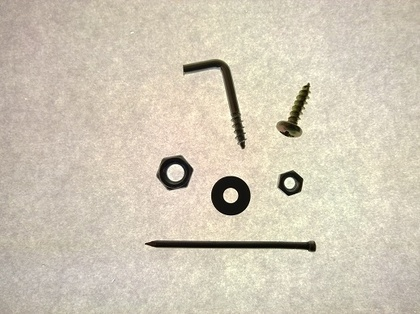
%> input picture Compresion/test_img.jpg, 420 x 314 px, shrunk from 519 x 388 before the run
$ octave --eval "result = poi_multiescala(rgb2gray(imread('../Compresion/test_img.jpg')));"   (GNU Octave 9; MATLAB toolbox functions it lacks are replaced by stand-ins)
%> lines starting %> are read from the running program, lines starting %| are printed output that depends on the picture
function [lista,acu]=poi_multiescala(Iin,sigma,k,umbral)
% hace una busqueda multiescala de puntos de interes para las escalas
% (sqrt(2))^(i-1)*sigma, donde i varia de 1 a k

% inicializacion
if (nargin < 4)
    umbral=0;
end

if (nargin < 3)
    k = 6;
end

if (nargin < 2)
    sigma = 0.5;
end

lista=[];
acu=zeros([size(Iin) k+1]);

% filtro de gausiana
ngauss = max(ceil(6*sigma), 1);
if ~mod(ngauss,2)    % asegurar que es impar
    ngauss = ngauss+1;
end
k1=fspecial('gaussian', ngauss, sigma);

if ~isa(Iin,'double')
    Iin=double(Iin);
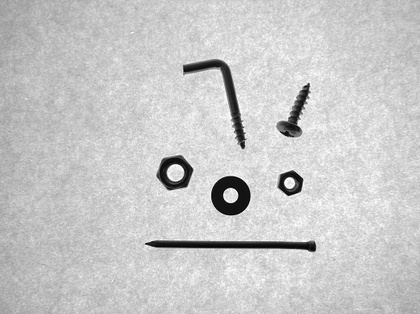
%> Iin: size 314x420 double; min 0, max 254, mean 200.1
end

% Crear el acumulador con las aproximaciones de las laplacianas de gausiana
% mediante diferencia de gausianas.

I1=Iin;

for l=1:k
%     I2=imfilter(I1,k1);
%     acu(:,:,l+1)=I2-I1;
    ngauss = max(ceil(6*l*sigma), 1);
    if ~mod(ngauss,2)    % asegurar que es impar
        ngauss = ngauss+1;
    end
    k1=(l*sigma)^2*fspecial('log', ngauss, l*sigma);

    acu(:,:,l)=imfilter(Iin,k1);
%     I1=I2;
end

% Buscar maximos locales
indices=[
          -1 -1 -1;
          -1  0 -1;
          -1  1 -1;
           0 -1 -1;
           0  0 -1;
           0  1 -1;
           1 -1 -1;
           1  0 -1;
           1  1 -1;
          -1 -1  0;
          -1  0  0;
          -1  1  0;
           0 -1  0;
           0  0  0; % punto analizado (posicion 14)
           0  1  0;
           1 -1  0;
           1  0  0;
           1  1  0;
          -1 -1  1;
          -1  0  1;
          -1  1  1;
           0 -1  1;
           0  0  1;
           0  1  1;
           1 -1  1;
           1  0  1;
           1  1  1];
filas=2:(size(acu,1)-1);
%> filas = 312 values from 2 to 313
columnas=2:(size(acu,2)-1);
%> columnas = 418 values from 2 to 419
% acu2=zeros(size(Iin));
for l=2:k-1
    for m=1:size(indices,1)
        tmp(:,:,m)=acu(filas+indices(m,1),columnas+indices(m,2),l+indices(m,3));
    end
    [maximo,posicion]=max(tmp,[],3);
    [y,x]=find(posicion==14);
    lista=[lista;x+1 y+1 l*ones(size(x))];
    [minimo,posicion]=min(tmp,[],3);
    [y,x]=find(posicion==14);
    lista=[lista;x+1 y+1 l*ones(size(x))];
end
%> this loop made 4 passes
%> pass 1, in poi_multiescala, `[maximo,posicion]=max(tmp,[],3);`:
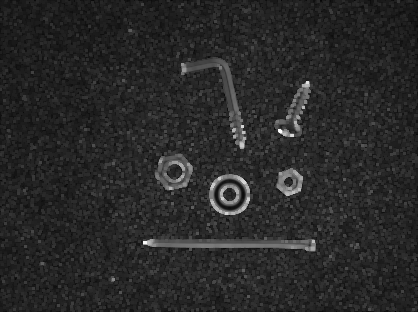
%> maximo: size 312x418 double; min -5.13, max 112.2, mean 13.8; drawn with min black and max white
%> pass 1, in poi_multiescala, `[maximo,posicion]=max(tmp,[],3);`:
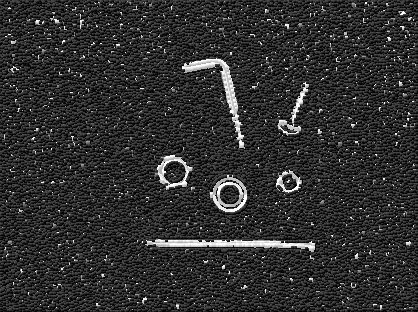
%> posicion: size 312x418 double; min 1, max 27, mean 5.9; drawn with min black and max white
%> pass 1, in poi_multiescala, `[minimo,posicion]=min(tmp,[],3);`:
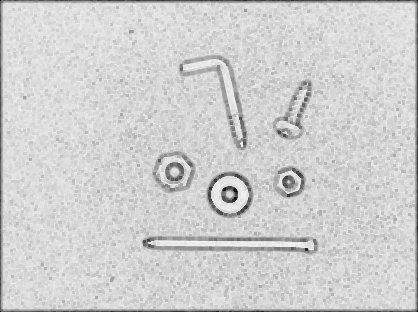
%> minimo: size 312x418 double; min -122.6, max 8.16, mean -15.72; drawn with min black and max white
%> pass 1, in poi_multiescala, `[minimo,posicion]=min(tmp,[],3);`:
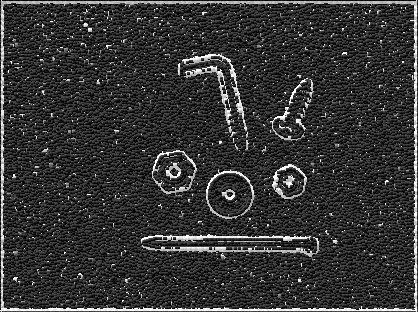
%> posicion: size 312x418 double; min 1, max 27, mean 6.4; drawn with min black and max white
%> after the loop, lista = 1278 rows, first 12: [12 244 2; 15 57 2; 26 205 2; 56 227 2; 59 88 2; 70 148 2; 84 167 2; 89 144 2; 89 262 2; 114 266 2; 128 195 2; 129 150 2]
%> `result = poi_multiescala(rgb2gray(imread('../Compresion/test_img.jpg')..`: result has the same summary as lista in poi_multiescala
